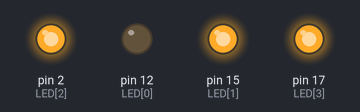
Bench run of a sketch on a simulated Arduino Uno, built with avr-gcc and run on an emulated ATmega328P. Parts: output pins drawn as LEDs (lit = HIGH).

Above: at 0.1 s.
At 0.5 s:
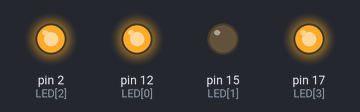
At 0.9 s:
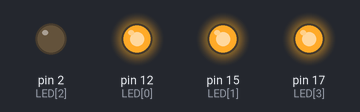
At 1.5 s:
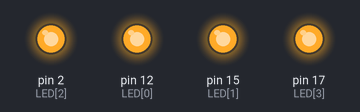
Timing chart, 0 to 3.0 s (numbered marks = the images above):
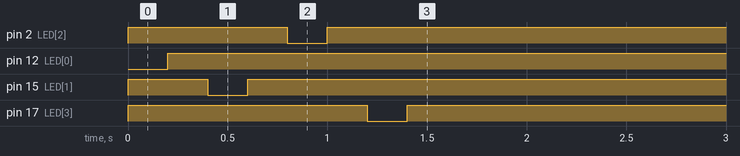

The sketch:

while_loop.ino
```cpp
int LED[] = {12,15,2,17};

int x=0;

void setup() {

pinMode(LED[0],OUTPUT);
pinMode(LED[1],OUTPUT);
pinMode(LED[2],OUTPUT);
pinMode(LED[3],OUTPUT);
digitalWrite(LED[0],HIGH);
digitalWrite(LED[1],HIGH);
digitalWrite(LED[2],HIGH);
digitalWrite(LED[3],HIGH);


}

void loop() {
  while(x<4){
  digitalWrite(LED[x], LOW);
  delay(200);
  digitalWrite(LED[x], HIGH);
  delay(200);
  x++;
  }
}
```

Measured:
- by itself, pin 2 (LED[2]): HIGH → LOW at 0.80 s, → HIGH 0.20 s later
- by itself, pin 12 (LED[0]): LOW → HIGH at 0.20 s
- by itself, pin 15 (LED[1]): HIGH → LOW at 0.40 s, → HIGH 0.20 s later
- by itself, pin 17 (LED[3]): HIGH → LOW at 1.2 s, → HIGH 0.20 s later
